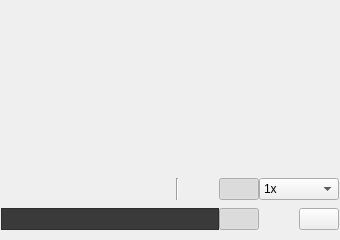
<?xml version="1.0" encoding="UTF-8"?>
<ui version="4.0">
 <class>MainDisplayWidget</class>
 <widget class="QWidget" name="MainDisplayWidget">
  <property name="geometry">
   <rect>
    <x>0</x>
    <y>0</y>
    <width>340</width>
    <height>240</height>
   </rect>
  </property>
  <property name="sizePolicy">
   <sizepolicy hsizetype="Preferred" vsizetype="Expanding">
    <horstretch>0</horstretch>
    <verstretch>0</verstretch>
   </sizepolicy>
  </property>
  <property name="minimumSize">
   <size>
    <width>340</width>
    <height>240</height>
   </size>
  </property>
  <property name="windowTitle">
   <string>Form</string>
  </property>
  <layout class="QVBoxLayout" name="verticalLayout">
   <property name="spacing">
    <number>1</number>
   </property>
   <property name="margin">
    <number>0</number>
   </property>
   <item>
    <widget class="MainImageWidget" name="mainImageWidget" native="true">
     <property name="sizePolicy">
      <sizepolicy hsizetype="Preferred" vsizetype="Expanding">
       <horstretch>0</horstretch>
       <verstretch>0</verstretch>
      </sizepolicy>
     </property>
    </widget>
   </item>
   <item>
    <widget class="QStackedWidget" name="stackedWidget">
     <property name="sizePolicy">
      <sizepolicy hsizetype="Preferred" vsizetype="Minimum">
       <horstretch>0</horstretch>
       <verstretch>0</verstretch>
      </sizepolicy>
     </property>
     <property name="maximumSize">
      <size>
       <width>16777215</width>
       <height>70</height>
      </size>
     </property>
     <property name="currentIndex">
      <number>0</number>
     </property>
     <widget class="QWidget" name="pageMovie">
      <property name="sizePolicy">
       <sizepolicy hsizetype="Preferred" vsizetype="Minimum">
        <horstretch>0</horstretch>
        <verstretch>0</verstretch>
       </sizepolicy>
      </property>
      <layout class="QVBoxLayout" name="verticalLayout_2">
       <property name="spacing">
        <number>0</number>
       </property>
       <property name="margin">
        <number>0</number>
       </property>
       <item>
        <widget class="QWidget" name="movieToolbarWidget" native="true">
         <layout class="QGridLayout" name="gridLayout_2">
          <property name="horizontalSpacing">
           <number>0</number>
          </property>
          <property name="verticalSpacing">
           <number>1</number>
          </property>
          <property name="margin">
           <number>1</number>
          </property>
          <item row="0" column="0">
           <widget class="QPushButton" name="goFirstButton">
            <property name="maximumSize">
             <size>
              <width>28</width>
              <height>16777215</height>
             </size>
            </property>
            <property name="toolTip">
             <string>Go to first image</string>
            </property>
            <property name="text">
             <string/>
            </property>
            <property name="icon">
             <iconset resource="../ema.qrc">
              <normaloff>:/icons/16x16/media-seek-backward.png</normaloff>:/icons/16x16/media-seek-backward.png</iconset>
            </property>
            <property name="iconSize">
             <size>
              <width>22</width>
              <height>22</height>
             </size>
            </property>
            <property name="flat">
             <bool>true</bool>
            </property>
           </widget>
          </item>
          <item row="0" column="1">
           <widget class="QPushButton" name="goPrevButton">
            <property name="maximumSize">
             <size>
              <width>28</width>
              <height>16777215</height>
             </size>
            </property>
            <property name="toolTip">
             <string>Go to previous image</string>
            </property>
            <property name="text">
             <string/>
            </property>
            <property name="icon">
             <iconset resource="../ema.qrc">
              <normaloff>:/icons/16x16/media-skip-backward.png</normaloff>:/icons/16x16/media-skip-backward.png</iconset>
            </property>
            <property name="iconSize">
             <size>
              <width>22</width>
              <height>22</height>
             </size>
            </property>
            <property name="flat">
             <bool>true</bool>
            </property>
           </widget>
          </item>
          <item row="0" column="2">
           <widget class="QPushButton" name="playButton">
            <property name="toolTip">
             <string>Play/pause</string>
            </property>
            <property name="text">
             <string/>
            </property>
            <property name="icon">
             <iconset resource="../ema.qrc">
              <normaloff>:/icons/16x16/media-playback-start.png</normaloff>
              <normalon>:/icons/16x16/media-playback-pause.png</normalon>:/icons/16x16/media-playback-start.png</iconset>
            </property>
            <property name="iconSize">
             <size>
              <width>22</width>
              <height>22</height>
             </size>
            </property>
            <property name="checkable">
             <bool>true</bool>
            </property>
            <property name="flat">
             <bool>true</bool>
            </property>
           </widget>
          </item>
          <item row="0" column="3">
           <widget class="QPushButton" name="goNextButton">
            <property name="maximumSize">
             <size>
              <width>28</width>
              <height>16777215</height>
             </size>
            </property>
            <property name="toolTip">
             <string>Go to next image</string>
            </property>
            <property name="text">
             <string/>
            </property>
            <property name="icon">
             <iconset resource="../ema.qrc">
              <normaloff>:/icons/16x16/media-skip-forward.png</normaloff>:/icons/16x16/media-skip-forward.png</iconset>
            </property>
            <property name="iconSize">
             <size>
              <width>22</width>
              <height>22</height>
             </size>
            </property>
            <property name="flat">
             <bool>true</bool>
            </property>
           </widget>
          </item>
          <item row="0" column="7">
           <widget class="QPushButton" name="grayscaleButton">
            <property name="toolTip">
             <string>Use grayscale input instead of color</string>
            </property>
            <property name="text">
             <string/>
            </property>
            <property name="icon">
             <iconset resource="../../main/piaf.qrc">
              <normaloff>:/images/22x22/view-color.png</normaloff>
              <normalon>:/images/22x22/view-gray.png</normalon>:/images/22x22/view-color.png</iconset>
            </property>
            <property name="checkable">
             <bool>true</bool>
            </property>
            <property name="flat">
             <bool>true</bool>
            </property>
           </widget>
          </item>
          <item row="0" column="8">
           <widget class="QPushButton" name="realisticButton">
            <property name="toolTip">
             <string>Display/process every frame</string>
            </property>
            <property name="statusTip">
             <string>Display every frame, e.g. do not drop frames, even it's slower than real time</string>
            </property>
            <property name="text">
             <string/>
            </property>
            <property name="icon">
             <iconset resource="../../main/piaf.qrc">
              <normaloff>:/images/22x22/focus.png</normaloff>:/images/22x22/focus.png</iconset>
            </property>
            <property name="iconSize">
             <size>
              <width>22</width>
              <height>22</height>
             </size>
            </property>
            <property name="checkable">
             <bool>true</bool>
            </property>
            <property name="checked">
             <bool>true</bool>
            </property>
           </widget>
          </item>
          <item row="0" column="9" colspan="2">
           <widget class="QComboBox" name="speedComboBox">
            <property name="sizePolicy">
             <sizepolicy hsizetype="Minimum" vsizetype="Fixed">
              <horstretch>0</horstretch>
              <verstretch>0</verstretch>
             </sizepolicy>
            </property>
            <property name="toolTip">
             <string>Change speed factor</string>
            </property>
            <property name="currentIndex">
             <number>2</number>
            </property>
            <item>
             <property name="text">
              <string>1/4x</string>
             </property>
            </item>
            <item>
             <property name="text">
              <string>1/2x</string>
             </property>
            </item>
            <item>
             <property name="text">
              <string>1x</string>
             </property>
            </item>
            <item>
             <property name="text">
              <string>2x</string>
             </property>
            </item>
            <item>
             <property name="text">
              <string>4x</string>
             </property>
            </item>
            <item>
             <property name="text">
              <string>8x</string>
             </property>
            </item>
           </widget>
          </item>
          <item row="1" column="10">
           <widget class="QPushButton" name="bookmarksButton">
            <property name="toolTip">
             <string>Bookmarks menu</string>
            </property>
            <property name="text">
             <string/>
            </property>
            <property name="icon">
             <iconset resource="../ema.qrc">
              <normaloff>:/icons/16x16/bookmark-toolbar.png</normaloff>:/icons/16x16/bookmark-toolbar.png</iconset>
            </property>
            <property name="iconSize">
             <size>
              <width>22</width>
              <height>22</height>
             </size>
            </property>
           </widget>
          </item>
          <item row="0" column="4">
           <widget class="QPushButton" name="goLastButton">
            <property name="maximumSize">
             <size>
              <width>28</width>
              <height>16777215</height>
             </size>
            </property>
            <property name="toolTip">
             <string>Go to last image</string>
            </property>
            <property name="text">
             <string/>
            </property>
            <property name="icon">
             <iconset resource="../ema.qrc">
              <normaloff>:/icons/16x16/media-seek-forward.png</normaloff>:/icons/16x16/media-seek-forward.png</iconset>
            </property>
            <property name="iconSize">
             <size>
              <width>22</width>
              <height>22</height>
             </size>
            </property>
            <property name="flat">
             <bool>true</bool>
            </property>
           </widget>
          </item>
          <item row="0" column="6">
           <widget class="Line" name="line">
            <property name="orientation">
             <enum>Qt::Vertical</enum>
            </property>
           </widget>
          </item>
          <item row="1" column="9">
           <widget class="QPushButton" name="addBkmkButton">
            <property name="toolTip">
             <string>Add a new bookmark at current position</string>
            </property>
            <property name="text">
             <string/>
            </property>
            <property name="icon">
             <iconset resource="../ema.qrc">
              <normaloff>:/icons/16x16/rating.png</normaloff>:/icons/16x16/rating.png</iconset>
            </property>
            <property name="iconSize">
             <size>
              <width>22</width>
              <height>22</height>
             </size>
            </property>
            <property name="shortcut">
             <string>Ctrl+B</string>
            </property>
            <property name="flat">
             <bool>true</bool>
            </property>
           </widget>
          </item>
          <item row="1" column="8">
           <widget class="QPushButton" name="magneticButton">
            <property name="toolTip">
             <string>Magnetic navigation mode</string>
            </property>
            <property name="text">
             <string/>
            </property>
            <property name="icon">
             <iconset resource="../ema.qrc">
              <normaloff>:/icons/22x22/icon-magnet.png</normaloff>:/icons/22x22/icon-magnet.png</iconset>
            </property>
            <property name="iconSize">
             <size>
              <width>22</width>
              <height>22</height>
             </size>
            </property>
            <property name="checkable">
             <bool>true</bool>
            </property>
            <property name="checked">
             <bool>true</bool>
            </property>
            <property name="flat">
             <bool>true</bool>
            </property>
           </widget>
          </item>
          <item row="1" column="0" colspan="8">
           <widget class="TimeLineWidget" name="timeLineWidget">
            <property name="sizePolicy">
             <sizepolicy hsizetype="Expanding" vsizetype="Preferred">
              <horstretch>0</horstretch>
              <verstretch>0</verstretch>
             </sizepolicy>
            </property>
            <property name="maximumSize">
             <size>
              <width>16777215</width>
              <height>22</height>
             </size>
            </property>
            <property name="styleSheet">
             <string notr="true">background-color: rgb(58, 58, 58);</string>
            </property>
            <property name="frameShape">
             <enum>QFrame::StyledPanel</enum>
            </property>
            <property name="text">
             <string/>
            </property>
           </widget>
          </item>
         </layout>
        </widget>
       </item>
      </layout>
     </widget>
     <widget class="QWidget" name="page_device">
      <layout class="QGridLayout" name="gridLayout">
       <property name="margin">
        <number>0</number>
       </property>
       <property name="spacing">
        <number>0</number>
       </property>
       <item row="0" column="0">
        <widget class="QPushButton" name="devicePlayButton">
         <property name="toolTip">
          <string>Play/pause</string>
         </property>
         <property name="text">
          <string/>
         </property>
         <property name="icon">
          <iconset resource="../ema.qrc">
           <normaloff>:/icons/16x16/media-playback-start.png</normaloff>
           <normalon>:/icons/16x16/media-playback-pause.png</normalon>:/icons/16x16/media-playback-start.png</iconset>
         </property>
         <property name="iconSize">
          <size>
           <width>22</width>
           <height>22</height>
          </size>
         </property>
         <property name="checkable">
          <bool>true</bool>
         </property>
         <property name="flat">
          <bool>true</bool>
         </property>
        </widget>
       </item>
       <item row="0" column="1">
        <widget class="QCheckBox" name="limitFpsCheckBox">
         <property name="text">
          <string>limit fps @</string>
         </property>
        </widget>
       </item>
       <item row="0" column="2">
        <widget class="QSpinBox" name="limitFpsSpinBox">
         <property name="toolTip">
          <string>FPS display limit in frames per second</string>
         </property>
         <property name="statusTip">
          <string>FPS display limit in frames per second</string>
         </property>
        </widget>
       </item>
       <item row="0" column="4">
        <widget class="QPushButton" name="deviceSettingsButton">
         <property name="toolTip">
          <string>Edit device settings</string>
         </property>
         <property name="statusTip">
          <string>Edit device settings</string>
         </property>
         <property name="text">
          <string/>
         </property>
         <property name="icon">
          <iconset resource="../ema.qrc">
           <normaloff>:/icons/22x22/mixer-front.png</normaloff>:/icons/22x22/mixer-front.png</iconset>
         </property>
         <property name="flat">
          <bool>true</bool>
         </property>
        </widget>
       </item>
       <item row="0" column="3">
        <spacer name="horizontalSpacer_2">
         <property name="orientation">
          <enum>Qt::Horizontal</enum>
         </property>
         <property name="sizeHint" stdset="0">
          <size>
           <width>40</width>
           <height>20</height>
          </size>
         </property>
        </spacer>
       </item>
       <item row="1" column="0" colspan="2">
        <widget class="QLabel" name="label">
         <property name="text">
          <string>Info:</string>
         </property>
        </widget>
       </item>
       <item row="1" column="2" colspan="3">
        <widget class="QLabel" name="label_2">
         <property name="text">
          <string>--</string>
         </property>
        </widget>
       </item>
      </layout>
     </widget>
    </widget>
   </item>
  </layout>
 </widget>
 <customwidgets>
  <customwidget>
   <class>MainImageWidget</class>
   <extends>QWidget</extends>
   <header location="global">mainimagewidget.h</header>
   <container>1</container>
  </customwidget>
  <customwidget>
   <class>TimeLineWidget</class>
   <extends>QLabel</extends>
   <header>timelinewidget.h</header>
  </customwidget>
 </customwidgets>
 <resources>
  <include location="../ema.qrc"/>
  <include location="../../main/piaf.qrc"/>
 </resources>
 <connections/>
</ui>
